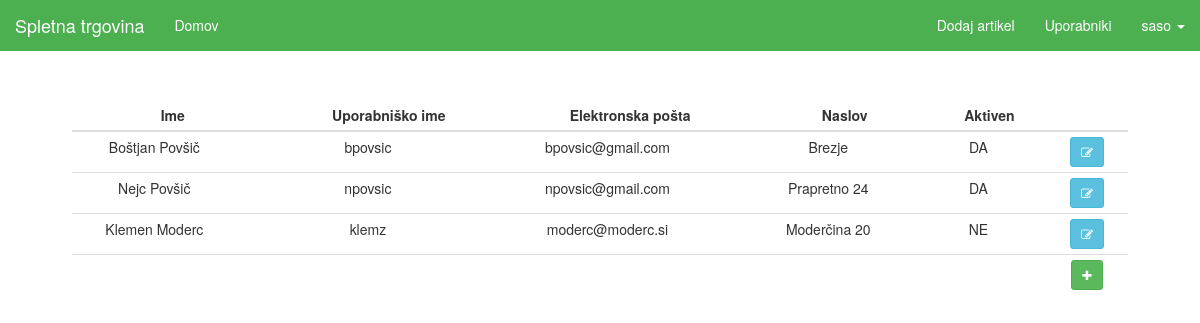
Screenshot of /seller/all-users (signed in) with the database file from the repository.
### tables this page shows
CREATE TABLE `users` (
  `id_user` int(11) NOT NULL AUTO_INCREMENT,
  `first_name` varchar(45) NOT NULL,
  `last_name` varchar(45) DEFAULT NULL,
  `phone_num` int(11) DEFAULT NULL,
  `username` varchar(45) DEFAULT NULL,
  `password` varchar(45) DEFAULT NULL,
  `email` varchar(45) DEFAULT NULL,
  `address` varchar(45) DEFAULT NULL,
  `city` varchar(45) DEFAULT NULL,
  `country` varchar(45) DEFAULT NULL,
  `active_user` int(11) NOT NULL,
  `token` int(11) NOT NULL,
  PRIMARY KEY (`id_user`)
);

### View.php (called while the page is built, shortened)
<?php
class View {
    public static function render($file, $variables = array(), $extract) {
        include($file);
        return ob_get_clean();
    }
}

### sql/DBUsers.php (called while the page is built, shortened)
<?php
class DBUsers {
    public static function getUsers() {
        $db = InitDB::getInstance();
        $stmt = $db->prepare("SELECT * FROM users");
        $stmt->execute();
        return $stmt->fetchAll();
    }
}

### view/seller/all_users.php (the view, shortened to what this page needs)
<!DOCTYPE html>
<html>
<head>
    <?php
    include "view/partials/head.php";
    ?>
</head>
<body>
    <?php include "view/partials/navigation_seller.php"; ?>
    <div class="container">
        <div class="wrapper">
            <div class="row active-with-click">
                <table id="cart" class="table table-condensed">
                    <thead>
                    <tr>
                        <th class="text-center text-middle">Ime</th>
                        <th class="text-center text-middle">Uporabniško ime</th>
                        <th class="text-center text-middle">Elektronska pošta</th>
                        <th class="text-center text-middle">Naslov</th>
                        <th class="text-center text-middle">Aktiven</th>
                        <th></th>
                    </tr>
                    </thead>
                    <tbody>
                <?php
                    foreach ($variables as $item) { ?>
                        <tr>
                            <td class="text-center text-middle" data-th="name">
                                <div class="row">
                                    <div class="col-sm-10">
                                        <p class="nomargin"><?php echo $item['first_name'].' '.$item['last_name'] ?></p>
                                    </div>
                                </div>
                            </td>
                            <td class="text-center text-middle" data-th="username">
                                <div class="row">
                                    <div class="col-sm-10">
                                        <p class="nomargin"><?php echo $item['username'] ?></p>
                                    </div>
                                </div>
                            </td>
                            <td class="text-center text-middle" data-th="email">
                                <div class="row">
                                    <div class="col-sm-10">
                                        <p class="nomargin"><?php echo $item['email'] ?></p>
                                    </div>
                                </div>
                            </td>
                            <td class="text-center text-middle" data-th="address">
                                <div class="row">
                                    <div class="col-sm-10">
                                        <p class="nomargin"><?php echo $item['address'] ?></p>
                                    </div>
                                </div>
                            </td>
                            <td class="text-center text-middle" data-th="active">
                                <div class="row">
                                    <div class="col-sm-10">
                                        <?php if ($item['active_user']) { ?>
                                            <p class="nomargin">DA</p>
                                        <?php } else { ?>
                                            <p class="nomargin">NE</p>
                                        <?php } ?>
                                    </div>
                                </div>
                            </td>
                            <td class="actions text-center text-middle" data-th="edit">
                                <form action="cart/delete" method="get">
                                    <a class="btn btn-info btn-sm" href="<?php echo SELLER_URL.'all-users/edit/'.$item['id_user'] ?>"><i
                                                class="fa fa-edit"></i></a>
                                </form>
                            </td>
                        </tr>
                        <?php
                    }
                    ?>
                    </tbody>
                    <tfoot>
                    <td></td>
                    <td></td>
                    <td></td>
                    <td></td>
                    <td></td>
                    <td class="actions text-center text-middle" data-th="add">
                        <form action="admin/add" method="get">
                            <a class="btn btn-success btn-sm" href="<?php echo SELLER_URL ?>all-users/add"><i class="fa fa-plus"></i></a>
                        </form>
                    </td>
                    </tfoot>
                </table>
            </div>
        </div>
    </div>
</body>
</html>

### index.php (shortened to what this page needs)
<?php
$path = isset($_SERVER["PATH_INFO"]) ? trim($_SERVER["PATH_INFO"], "/") : "";
$urls = [
    "/^$/" => function () {
        Controller::index();
    },
    "/login$/" => function($method) {
        if ($method == "POST") {
            Controller::login();
        } else {
            Controller::login_page();
        }
    },
    "/logout$/" => function() {
        Controller::logout();
    },
    "/register$/" => function($method) {
        if ($method == "POST") {
            Controller::register();
        } else {
            Controller::login_page();
        }
    },
    "/^register\/activate.*/" => function($method, $id = null, $token = null) {
        $id = $_GET['user'];
        $token = $_GET['token'];
        Controller::activation($id, $token);
    },
    "/^article\/(\d+)$/" => function($method, $id = null) {
        Controller::details_page($id);
    },
    "/search.*/" => function($method) {
        Controller::search($_GET['query']);
    },
    "/cart$/" => function($method) {
        Controller::cart();
    },
    "/checkout$/" => function($method) {
        Controller::checkout();
    },
    "/^article\/rate$/" => function($method, $id = null) {
        Controller::rate();
    },
    "/wip/" => function() {
        Controller::wip();
    },
    "/^user\/(\w+)\/edit$/" => function($method, $username) {
        if (isset($_SESSION['user']) && ($_SESSION['user'] == $username)) {
            if ($method == "POST") {
                Controller::edit_user($_SESSION['id']);
            } else {
                Controller::edit_user_page($_SESSION['id']);
            }
        }
        else {
            View::redirect(BASE_URL);
        }
    },
    "/api\/articles$/" => function() {
        APIController::index();
    },
    "/api\/article\/(\d+)$/" => function($method, $id = null) {
        APIController::get_article($id);
    },
    "/^admin$/" => function($method) {
        if ($method == "POST") {
            AdminController::login();
        } else {
            AdminController::login_page();
        }
    },
    "/^admin\/edit\/(\d+)$/" => function($method, $id = null) {
        if ($method == "POST") {
            AdminController::edit_seller($id);
        } else {
            AdminController::edit_seller_page($id);
        }
    },
    "/^admin\/add$/" => function($method) {
        if ($method == "POST") {
            AdminController::add_seller();
        } else {
            AdminController::add_seller_page();
        }
    },
    "/^seller$/" => function() {
        SellerController::index();
    },
    "/^seller\/edit\/(\d+)$/" => function($method, $id = null) {
        if ($method == "POST") {
            SellerController::edit_article($id);
        } else {
            SellerController::edit_article_page($id);
        }
    },
    "/^seller\/delete\/(\d+)$/" => function($method, $id = null) {
        SellerController::delete_article($id);
    },
    "/^seller\/add$/" => function($method) {
        if ($method == "POST") {
            SellerController::add_article();
        } else {
            SellerController::add_article_page();
        }
    },
    "/^seller\/all-users$/" => function($method) {
        SellerController::all_users();
    },
    "/^seller\/all-users\/edit\/(\d+)$/" => function($method, $id = null) {
        if ($method == "POST") {
            SellerController::edit_user($id);
        } else {
            SellerController::edit_user_page($id);
        }
    },
    "/^seller\/all-users\/add$/" => function($method, $id = null) {
        if ($method == "POST") {
            SellerController::add_user();
        } else {
            SellerController::add_user_page();
        }
    },
];
foreach ($urls as $pattern => $controller) {
    if (preg_match($pattern, $path, $params)) {
        try {
            $params[0] = $_SERVER["REQUEST_METHOD"];
            $controller(...$params);
        } catch (InvalidArgumentException $e) {
            View::error404();
        } catch (Exception $e) {
            View::displayError($e, true);
        }
        exit();
    }
}

### static/css/style.css (style rules this page uses)
html { height: 100%; overflow: -moz-scrollbars-vertical; overflow-y: scroll; }
body { padding-top: 50px; overflow-y: visible; }
.text-middle { vertical-align: middle !important; }
.container { display: flex; min-height: 100vh; flex-direction: column; }
.wrapper { padding: 5%; padding-top: 50px; }
@media (min-width: 768px) { .table { width: 100%; max-width: 100%; margin-bottom: 0px; } }

### rows the page displays
users: first_name "Boštjan", last_name "Povšič", username "bpovsic", email "bpovsic@gmail.com", address "Brezje", active_user "DA"
users: first_name "Nejc", last_name "Povšič", username "npovsic", email "npovsic@gmail.com", address "Prapretno 24", active_user "DA"
users: first_name "Klemen", last_name "Moderc", username "klemz", email "moderc@moderc.si", address "Moderčina 20", active_user "NE"
